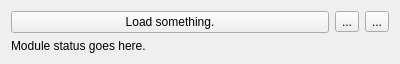
<?xml version="1.0" encoding="UTF-8"?>
<ui version="4.0">
 <class>ModuleWidget</class>
 <widget class="QWidget" name="ModuleWidget">
  <property name="geometry">
   <rect>
    <x>0</x>
    <y>0</y>
    <width>400</width>
    <height>60</height>
   </rect>
  </property>
  <property name="maximumSize">
   <size>
    <width>400</width>
    <height>16777215</height>
   </size>
  </property>
  <property name="windowTitle">
   <string>Form</string>
  </property>
  <layout class="QGridLayout" name="gridLayout">
   <item row="0" column="0">
    <widget class="QPushButton" name="loadButton">
     <property name="text">
      <string>Load something.</string>
     </property>
    </widget>
   </item>
   <item row="0" column="1">
    <widget class="QToolButton" name="reloadButton">
     <property name="text">
      <string>...</string>
     </property>
     <property name="icon">
      <iconset theme="view-refresh"/>
     </property>
    </widget>
   </item>
   <item row="0" column="2">
    <widget class="QToolButton" name="unloadButton">
     <property name="text">
      <string>...</string>
     </property>
     <property name="icon">
      <iconset theme="application-exit"/>
     </property>
    </widget>
   </item>
   <item row="1" column="0" colspan="3">
    <widget class="QLabel" name="statusLabel">
     <property name="text">
      <string>Module status goes here.</string>
     </property>
    </widget>
   </item>
  </layout>
 </widget>
 <resources/>
 <connections/>
</ui>
